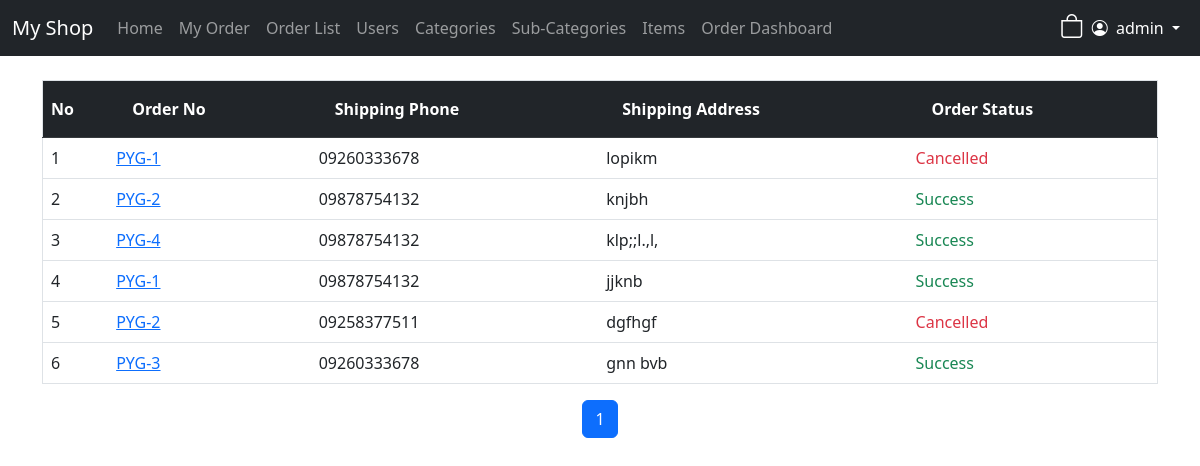
Page /order (signed in) on the committed database.
### my_app/models.py (models this page shows, shortened)
class Order(models.Model):
    order_number = models.CharField(default='PYG-0000', max_length=20)
    created_by = models.ForeignKey(
        User,
        on_delete=models.SET_NULL,
        null=True,
        related_name='orders_processed'
    )
    shipping_phone = models.CharField(max_length=15)
    shipping_address = models.TextField()

class OrderDetail(models.Model):
    item = models.ForeignKey(
        'Item',
        on_delete=models.PROTECT, # ပစ္စည်းစာရင်းကို ဖျက်လိုက်ပေမယ့် ရောင်းရတဲ့စာရင်း မပျက်စေချင်လို့ PROTECT သုံးတာ ပိုကောင်းပါတယ်
        related_name='orders_detail'
    )
    order_id =  models.ForeignKey(
        'Order',
        on_delete=models.PROTECT, # ပစ္စည်းစာရင်းကို ဖျက်လိုက်ပေမယ့် ရောင်းရတဲ့စာရင်း မပျက်စေချင်လို့ PROTECT သုံးတာ ပိုကောင်းပါတယ်
        related_name='order'
    )
    amount = models.IntegerField() # ဘယ်နှခုရောင်းရသလဲ
    price = models.DecimalField(max_digits=10, decimal_places=2)    # ရောင်းရစဉ်က ဈေးနှုန်း
    discount = models.DecimalField(max_digits=10, decimal_places=2, default=0.00) # ရောင်းရစဉ်က လျှော့ဈေး
    order_status = models.CharField(
        max_length=20,
        choices=ORDER_STATUS_CHOICES,
        default='pending'
    )
    is_deleted = models.BooleanField(default=False)
    created_at = models.DateTimeField(auto_now_add=True)
    updated_at = models.DateTimeField(auto_now=True)

### my_app/views.py (the view)
# urls.py: path('order', views.order_index, name='order_index'),
@login_required
def order_index(request):
    orders = Order.objects.filter(created_by=request.user).prefetch_related('order')
    paginator = Paginator(orders, 10)
    page_number = request.GET.get('page')
    page_obj = paginator.get_page(page_number)
    return render(request, 'order/index.html', {'orders': page_obj})

### templates/order/index.html (shortened to what this page needs)
{% extends 'base.html' %}
{% block content %}
<div class="main-card">
    <div class="table-responsive">
        <table class="table table-hover border">
            <thead class="table-dark">
                <tr>
                    <th class="py-3">No</th>
                    <th class="py-3 px-4">Order No</th>
                    <th class="py-3 px-4">Shipping Phone</th>
                    <th class="py-3 px-4">Shipping Address</th>
                    <th class="py-3 px-4">Order Status</th>
                </tr>
            </thead>
            <tbody>
                {% for order in orders %}
                <tr>
                    <td> {{ orders.start_index|add:forloop.counter0 }}</td>
                    <td><a href="{% url 'order_detail' order.id %}">{{ order.order_number }}</a></td>
                    <td>{{ order.shipping_phone }}</td>
                    <td>{{ order.shipping_address }}</td>
                    <td>
                        {% if order.order.all %}
                        {% with last_detail=order.order.last %}
                        <span class="{% if last_detail.order_status == 'pending' %}text-warning {% elif last_detail.get_order_status_display == 'Success' %}text-success {% else %}text-danger{% endif %}">
                            {{ last_detail.get_order_status_display }}
                        </span>
                        {% endwith %}
                        {% endif %}
                    </td>
                </tr>
                {% empty %}
                <tr>
                    <td colspan="3" class="text-center py-5 text-muted">
                        No Order.
                    </td>
                </tr>
                {% endfor %}
            </tbody>
        </table>
    </div>
    {% include 'paggination/pagg.html' with page_obj=orders %}
</div>
{% endblock %}

### templates/base.html (shortened to what this page needs)
<!DOCTYPE html>
<html lang="en">
<head>
    <link href="https://cdn.jsdelivr.net/npm/bootstrap@5.3.0/dist/css/bootstrap.min.css" rel="stylesheet">
    <link rel="stylesheet" href="https://cdn.jsdelivr.net/npm/bootstrap-icons@1.11.0/font/bootstrap-icons.css">
</head>
<body>
    {%if user.is_authenticated %}
    <nav class="navbar navbar-expand-lg navbar-dark bg-dark mb-4">
        <div class="container-fluid">
            <a class="navbar-brand" href="{% url 'index' %}">My Shop</a>
            <div class="collapse navbar-collapse" id="navbarNav">
                <ul class="navbar-nav me-auto">
                    <li class="nav-item"><a class="nav-link" href="{% url 'index' %}">Home</a></li>
                    {% if user.is_authenticated %}
                    <li class="nav-item"><a class="nav-link" href="{% url 'cart_detail' %}">My Order</a></li>
                    <li class="nav-item"><a class="nav-link" href="{% url 'order_index' %}">Order List</a></li>
                    {% if user.is_superuser %}
                    <li class="nav-item"><a class="nav-link" href="{% url 'user_list' %}">Users</a></li>
                    <li class="nav-item"><a class="nav-link" href="{% url 'category_list' %}">Categories</a></li>
                    <li class="nav-item"><a class="nav-link" href="{% url 'subcategory_list' %}">Sub-Categories</a></li>
                    <li class="nav-item"><a class="nav-link" href="{% url 'item_list' %}">Items</a></li>
                    <li class="nav-item"><a class="nav-link" href="{% url 'order_dash' %}">Order Dashboard</a></li>
                    {% endif %}
                    {% endif %}
                </ul>
                <ul class="navbar-nav ms-auto">
                    {% if user.is_authenticated %}
                    <li>
                        <div class="ms-auto d-flex align-items-center">
                            <a href="{% url 'cart_detail' %}"
                                class="nav-cart-link text-white position-relative {% if messages %}cart-shake{% endif %}"
                                title="Shopping Bag">
                                <i class="bi bi-bag fs-4"></i>
                            </a>
                            {% endif %}
                        </div>
                    </li>
                    <li class="nav-item dropdown">
                        <a class="nav-link dropdown-toggle text-white" href="#" id="navbarDropdown" role="button"
                            data-bs-toggle="dropdown" aria-expanded="false">
                            <i class="bi bi-person-circle me-1"></i> {{ user.username }}
                        </a>
                            {% endif %}
                    </li>
                </ul>
            </div>
        </div>
    </nav>
    <div class="container">
        {% block content %}
        {% endblock %}
    </div>
</body>
</html>

### templates/base.html (style rules this page uses)
.nav-cart-link { text-decoration: none; display: inline-flex; align-items: center; transition: transform 0.2s ease, opacity 0.2s ease; }

### rows in the picture
Order: start_index|add "1", order_number "PYG-1", shipping_phone "09260333678", shipping_address "lopikm", order.last.order_status "Cancelled"
Order: start_index|add "2", order_number "PYG-2", shipping_phone "09878754132", shipping_address "knjbh", order.last.order_status "Success"
Order: start_index|add "3", order_number "PYG-4", shipping_phone "09878754132", shipping_address "klp;;l.,l,", order.last.order_status "Success"
Order: start_index|add "4", order_number "PYG-1", shipping_phone "09878754132", shipping_address "jjknb", order.last.order_status "Success"
Order: start_index|add "5", order_number "PYG-2", shipping_phone "09258377511", shipping_address "dgfhgf", order.last.order_status "Cancelled"
Order: start_index|add "6", order_number "PYG-3", shipping_phone "09260333678", shipping_address "gnn bvb", order.last.order_status "Success"

### other values in the picture
{{ user.username }} "admin"
{{ num }} "1"
